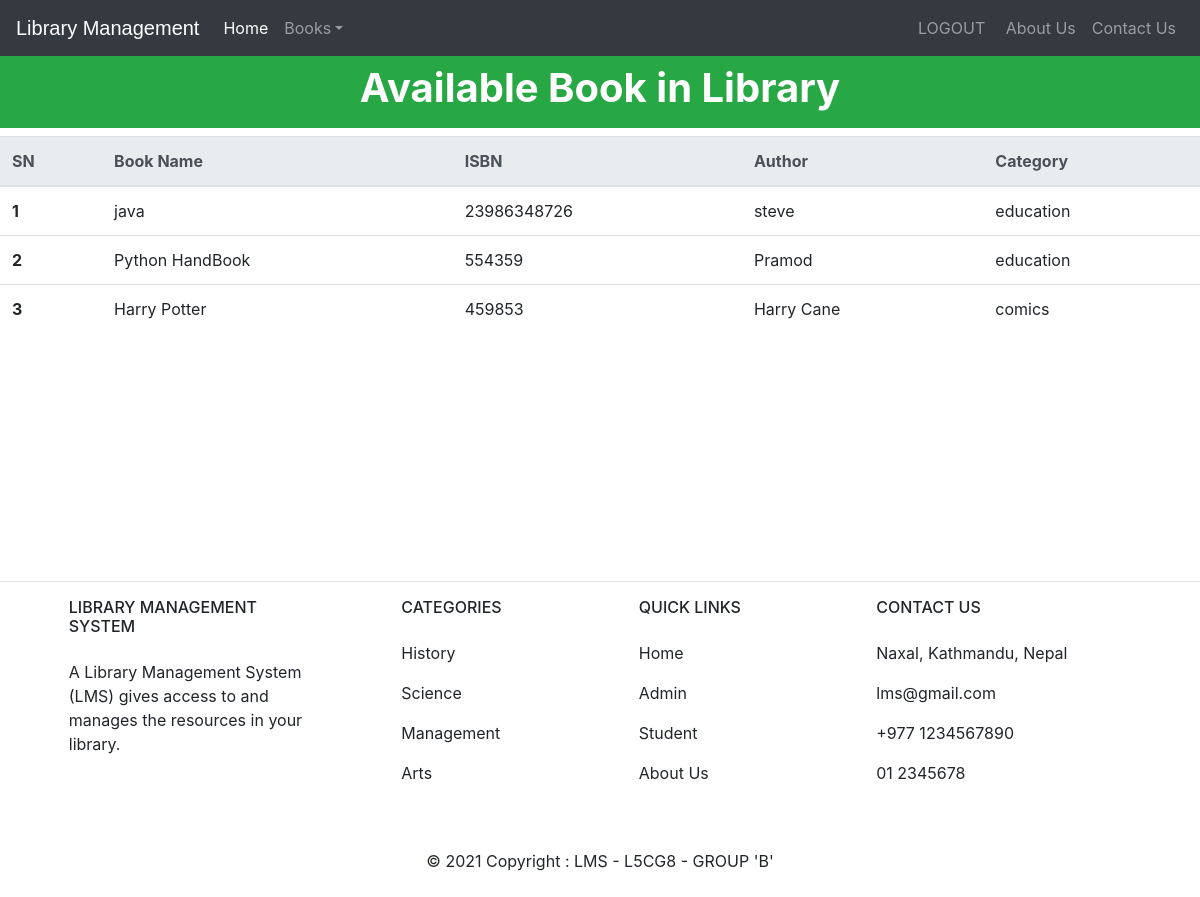
The page /studentviewbook on the database its author committed.
### library/models.py (models this page shows, shortened)
class Book(models.Model):
    catchoice = [
        ('education', 'Education'),
        ('entertainment', 'Entertainment'),
        ('comics', 'Comics'),
        ('biography', 'Biographie'),
        ('history', 'History'),
    ]
    name = models.CharField(max_length=30)
    isbn = models.PositiveIntegerField()
    author = models.CharField(max_length=40)
    category = models.CharField(
        max_length=30, choices=catchoice, default='education')

### library/views.py (the view)
# urls.py: path('studentviewbook', views.studentbook_view, name='studentviewbook'),
def studentbook_view(request):
    books = models.Book.objects.all()
    return render(request, 'library/studentviewbook.html', {'books': books})

### templates/library/studentviewbook.html (shortened to what this page needs)
<!DOCTYPE html>
<html lang="en" dir="ltr">
<head>
</head>
<body>
    {% include "library/navbarstudent.html" %}
    <br>
    <br>
    <h1 class="p-3 mb-2 bg-success text-white text-center font-weight-bold">Available Book in Library </h1>
    {% if books%}
    <table class="table">
        <thead class="thead-light">
            <tr>
                <th scope="col">SN</th>
                <th scope="col">Book Name</th>
                <th scope="col">ISBN</th>
                <th scope="col">Author</th>
                <th scope="col">Category</th>
            </tr>
        </thead>
        <tbody>
            {% for book in books %}
            <tr>
                <th scope="row">{{forloop.counter}}</th>
                <td>{{book.name}}</td>
                <td>{{book.isbn}}</td>
                <td>{{book.author}}</td>
                <td>{{book.category}}</td>
            </tr>
            {% endfor %}
        </tbody>
    </table>
    {%endif%}
    <br><br><br><br><br><br><br><br><br>
    {% include "library/footer.html" %}
</body>
</html>

### rows shown on the page
Book: name "java", isbn "23986348726", author "steve", category "education"
Book: name "Python HandBook", isbn "554359", author "Pramod", category "education"
Book: name "Harry Potter", isbn "459853", author "Harry Cane", category "comics"
